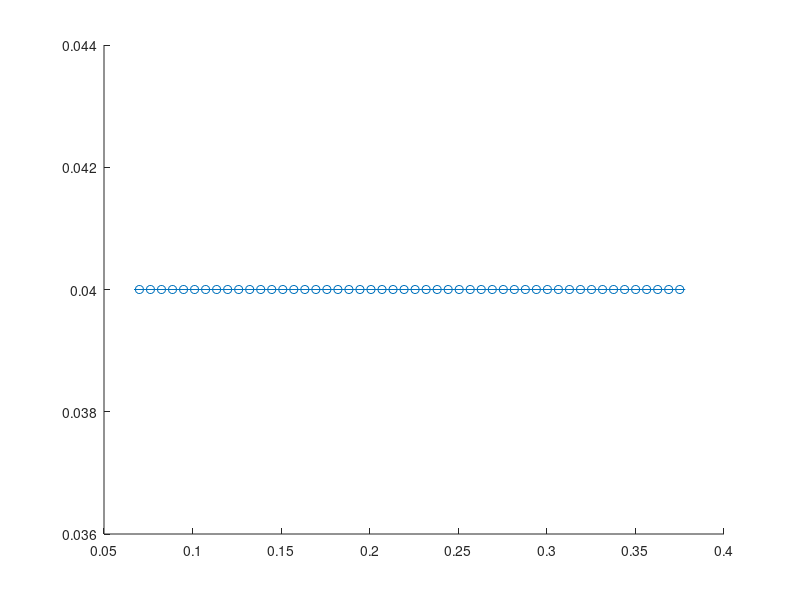

The MATLAB script that drew this image: (Note: this script raises an error after producing the figure.)
addpath '/Users/shinjirotakeda/Documents/GitHub/test-open/Soft X-ray/Four-View'

pathFirstHalf = '/Users/shinjirotakeda/Library/CloudStorage/GoogleDrive-takeda-shinjiro234@g.ecc.u-tokyo.ac.jp/マイドライブ/SXR_DATA/result_matrix/LF_NLR/240111/shot';
pathLastHalf = '/3.mat';

% --- SXR Low (EE1) ---
% nshot_1 = 17;
nshot_1 = 7;
path_1 = strcat(pathFirstHalf, num2str(nshot_1), pathLastHalf);

% 座標設定
rmin = 70/1000; rmax = 375/1000;
r_space_SXR = linspace(rmin, rmax, 50);
z_space_SXR2 = linspace(-0.2, 0.2, 50); % zmin2, zmax2
z_space_SXR1 = linspace(-0.2, 0.2, 50); % zmin1, zmax1

if exist(path_1, 'file')
    load(path_1, 'EE1');
    z_indices_SXR2 = abs(z_space_SXR2) <= 0.01;
    SXR_r_tmp1 = EE1(:, z_indices_SXR2);
    SXR_mean_1 = mean(SXR_r_tmp1, 2);
    SXR_std_1 = std(SXR_r_tmp1, 0, 2);
else
    warning('SXR EE1 not found.');
    SXR_mean_1 = zeros(50,1); SXR_std_1 = zeros(50,1);
end

% --- SXR High (EE4) ---
nshot_4 = 9;
path_4 = strcat(pathFirstHalf, num2str(nshot_4), pathLastHalf);

if exist(path_4, 'file')
    load(path_4, 'EE4');
    EE4 = EE4 .* 2; % ユーザーコードのスケール補正
    z_indices_SXR1 = abs(z_space_SXR1) <= 0.01;
    SXR_r_tmp4 = EE4(:, z_indices_SXR1);
    SXR_mean_4 = mean(SXR_r_tmp4, 2);
    SXR_std_4 = std(SXR_r_tmp4, 0, 2);
else
    warning('SXR EE4 not found.');
    SXR_mean_4 = zeros(50,1); SXR_std_4 = zeros(50,1);
end

x_range = [0.1, 0.25];

figure;hold on;
% errorbar(r_space_SXR, SXR_mean_1, SXR_std_1, 'o-', 'LineWidth', 2, ...
%         'CapSize', 8, 'MarkerSize', 5);
% errorbar(r_space_SXR, SXR_mean_4, SXR_std_4, 'o-', 'LineWidth', 2, ...
%         'CapSize', 8, 'MarkerSize', 5);
errorbar(r_space_SXR, SXR_mean_1+0.04, SXR_std_1, 'o-', 'LineWidth', 2, ...
        'CapSize', 8, 'MarkerSize', 5);
errorbar(r_space_SXR, SXR_mean_4+0.04, SXR_std_4, 'o-', 'LineWidth', 2, ...
        'CapSize', 8, 'MarkerSize', 5);

legend({'I_{20-80 eV}','I_{100 eV <}'},'Location','best');
xlim(x_range);
ylim([0, Inf]);
ylabel('SXR intensity [a.u.]');
xlabel('r [m]');
grid on; ax = gca; ax.FontSize = 18;
